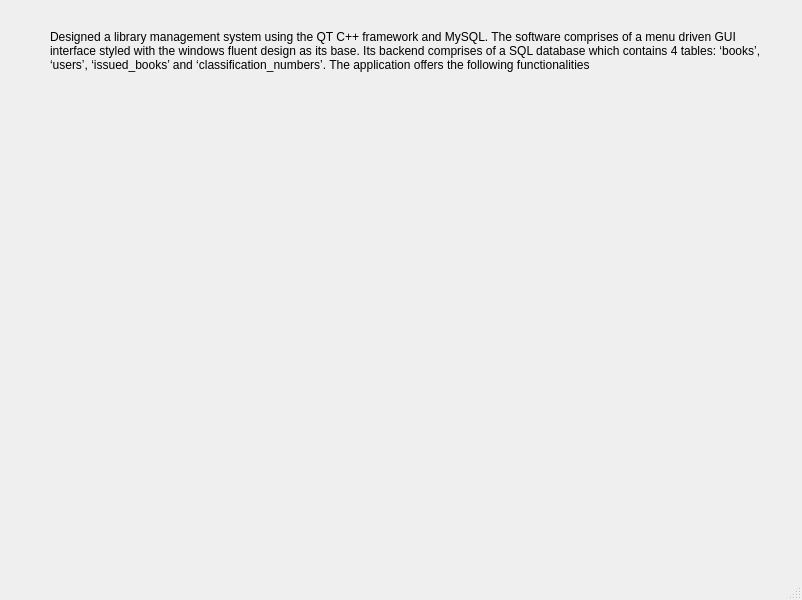
<?xml version="1.0" encoding="UTF-8"?>
<ui version="4.0">
 <class>About</class>
 <widget class="QMainWindow" name="About">
  <property name="geometry">
   <rect>
    <x>0</x>
    <y>0</y>
    <width>802</width>
    <height>600</height>
   </rect>
  </property>
  <property name="windowTitle">
   <string>MainWindow</string>
  </property>
  <widget class="QWidget" name="centralwidget">
   <widget class="QLabel" name="label">
    <property name="geometry">
     <rect>
      <x>50</x>
      <y>30</y>
      <width>711</width>
      <height>391</height>
     </rect>
    </property>
    <property name="text">
     <string>Designed a library management system using the QT C++ framework and MySQL. The software comprises of a menu driven GUI interface styled with the windows fluent design as its base. Its backend comprises of a SQL database which contains 4 tables: ‘books’, ‘users’, ‘issued_books’ and ‘classification_numbers’. The application offers the following functionalities</string>
    </property>
    <property name="textFormat">
     <enum>Qt::AutoText</enum>
    </property>
    <property name="alignment">
     <set>Qt::AlignLeading|Qt::AlignLeft|Qt::AlignTop</set>
    </property>
    <property name="wordWrap">
     <bool>true</bool>
    </property>
   </widget>
  </widget>
  <widget class="QMenuBar" name="menubar">
   <property name="geometry">
    <rect>
     <x>0</x>
     <y>0</y>
     <width>802</width>
     <height>26</height>
    </rect>
   </property>
  </widget>
  <widget class="QStatusBar" name="statusbar"/>
 </widget>
 <resources/>
 <connections/>
</ui>
